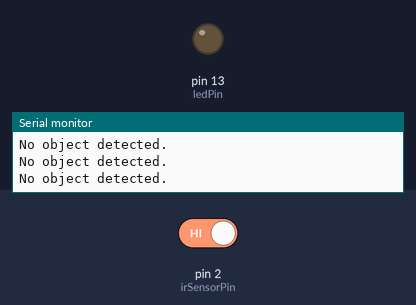
Bench run of a sketch on a simulated Arduino Uno, built with avr-gcc and run on an emulated ATmega328P. On the bench: output pins drawn as LEDs (lit = HIGH), the last lines printed to the serial monitor. The inputs (shaded band) are chosen by the test bench; at power-on: pin 2 (irSensorPin) HIGH.

Above: at 1.2 s.
1.3 s: pin 2 (irSensorPin) driven LOW
At 1.9 s:
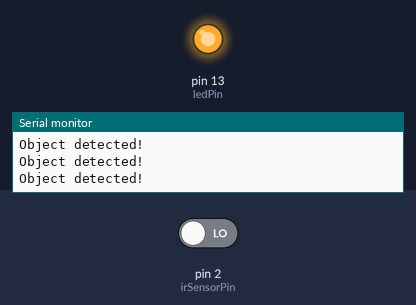
2.8 s: pin 2 (irSensorPin) driven HIGH
At 3.2 s:
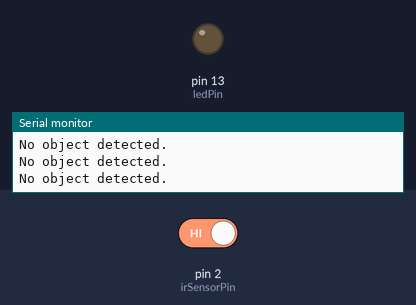
Timing chart, 0 to 5.8 s (numbered marks = the images above; inputs shaded):
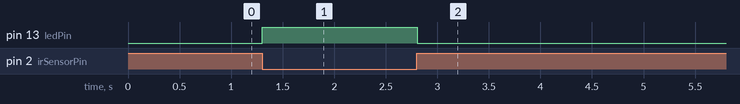

Measured:
- after the input at 1.3 s, pin 13 (ledPin): LOW → HIGH at once
- after the input at 2.8 s, pin 13 (ledPin): HIGH → LOW at once

The sketch:

Infared_Sensor_with_Relay.ino
```cpp
const int irSensorPin = 2; // IR sensor connected to digital pin 2
const int ledPin = 13;     // LED connected to digital pin 13

void setup() {
  pinMode(irSensorPin, INPUT); // Set the IR sensor pin as input
  pinMode(ledPin, OUTPUT);     // Set the LED pin as output
  Serial.begin(9600);          // Initialize serial communication at 9600 baud
}

void loop() {
  int sensorValue = digitalRead(irSensorPin); // Read the value from the IR sensor

  if (sensorValue == LOW) {
    digitalWrite(ledPin, HIGH); // Turn on the LED
    Serial.println("Object detected!");
  } else {
    digitalWrite(ledPin, LOW); // Turn off the LED
    Serial.println("No object detected.");
  }

  delay(100); // Wait for 100 milliseconds
}
```
